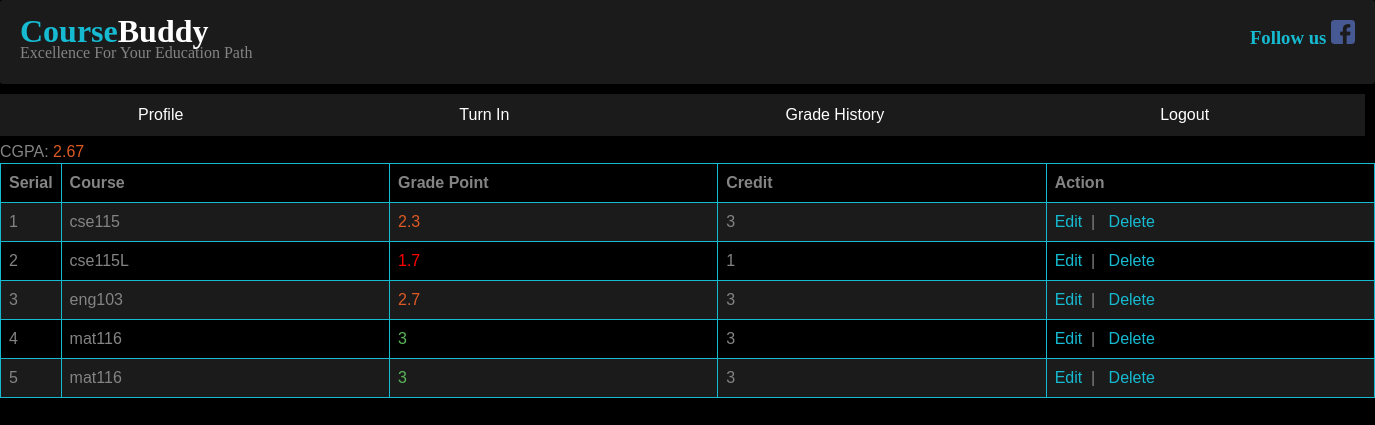
/forPractice.php (signed in), run on the app's committed database.
### tables this page shows
CREATE TABLE `stdgrd` (
  `id` int(20) NOT NULL,
  `course` varchar(20) NOT NULL,
  `grade` float NOT NULL,
  `credit` float NOT NULL,
  `email` varchar(64) NOT NULL
);

### forPractice.php (the view, shortened to what this page needs)
<?php
$host = "localhost";
$user = "root";
$password = "";
$db = "coursebuddy";
$link = mysqli_connect($host,$user,$password,$db);
?>
<!DOCTYPE html>
<html>
<head>
    <link rel="stylesheet" type="text/css" href="css/style.css">
    <link rel="stylesheet" type="text/css" href="css/login.css">
</head>
<?php
include ('header.php');
?>
<div class="fix std_menu">
    <ul>
        <li><a href="welcomestd.php">Profile</a></li>
        <li ><a href="student_grade.php">Turn In</a></li>
        <li><a href="forPractice.php">Grade History</a></li>
        <li><a href="logout.php">Logout</a></li>
    </ul>
</div>
<?php
if (isset($_SESSION['email']) == true) {
    $email = $_SESSION['email'];
    $sql = "select * from stdgrd where email = '" . $email . "'";
    $result = mysqli_query($link, $sql);
    ?>
    <?php
    $cgpa = 0;
    if ($result) {
        $totalGpa=0;
        $totalCredit=0;
        foreach ($result as $gpa) {
            $totalGpa += $gpa['grade']*$gpa['credit'];
            $totalCredit+=$gpa['credit'];
            $cgpa = round($totalGpa/$totalCredit,2);
        }
    }
    if ($cgpa<2.00) {
        echo 'CGPA: <span style="color: red">' . $cgpa . '</span>';
    }elseif ($cgpa>=2 && $cgpa<3){
        echo 'CGPA: <span style="color: #DE5A24">' . $cgpa . '</span>';
    }
    else{
        echo 'CGPA: <span style="color: #5bb75b">' . $cgpa . '</span>';
    }
    ?>
    <table class="table table-striped">
        <tr>
            <th width="4%">Serial</th>
            <th width="24%">Course</th>
            <th width="24%">Grade Point</th>
            <th width="24%">Credit</th>
            <th width="24%">Action</th>
        </tr>
        <?php
        if ($result) {
        $i = 0;
        foreach ($result as $sdata) {
        $i++;
        ?>
            <tr>
                <td><?php echo $i;?></td>
                <td><?php echo $sdata['course']?></td>
                <td><?php
                        if ($sdata['grade']<2.00) {
                            echo '<span style="color: red;">' . $sdata['grade'] . '</span>';
                        }elseif ($sdata['grade']>=2 && $sdata['grade']<3){
                            echo '<span style="color: #DE5A24">' . $sdata['grade'] . '</span>';
                        }
                        else{
                            echo '<span style="color: #5bb75b;">' . $sdata['grade'] . '</span>';
                        } ?>
                </td>
                <td><?php echo $sdata['credit']?></td>
                <td>
                    <a class="btn btn-primary" style="text-decoration: none; color: #16BBD2" href="student_grade_edit.php?id=<?php echo $sdata['id'];?>">Edit</a>&nbsp&nbsp|&nbsp&nbsp
                    <a class="btn btn-primary" style="text-decoration: none; color: #16BBD2" href="student_course_delete.php?id=<?php echo $sdata['id'];?>">Delete</a>
                </td>
            </tr>
        <?php } }else{?>
            <tr><td colspan="5"><h2>No user data found</h2></td></tr>
        <?php } ?>
    </table>
<?php
}else{
   header("location: studentLogin.php");
}
?>
</html>

### css/style.css (style rules this page uses)
* { margin:0;padding:0 }
.fix { overflow: hidden; }
.std_menu { overflow: hidden;width: 1365px; background: #1B1B1B;margin-bottom: 5px;margin-top: 5px;float: left; }
.std_menu ul { margin: 0;padding: 0;list-style: none; }
.std_menu ul li { float:left; }
.std_menu ul li a { display:block;text-decoration:none;color: #FFFFFF;padding: 10px 138px; }

### forPractice.php (style rules this page uses)
table { font-family: arial, sans-serif; border-collapse: collapse; width: 100%; }
td, th { border: 1px solid #16BBD2; text-align: left; padding: 8px; }
tr:nth-child(even) { background-color: #1B1B1B; }

### data on the page
stdgrd: course "cse115", grade "2.3", credit "3"
stdgrd: course "cse115L", grade "1.7", credit "1"
stdgrd: course "eng103", grade "2.7", credit "3"
stdgrd: course "mat116", grade "3", credit "3"
stdgrd: course "mat116", grade "3", credit "3"

### other printed values
$cgpa "2.67"
